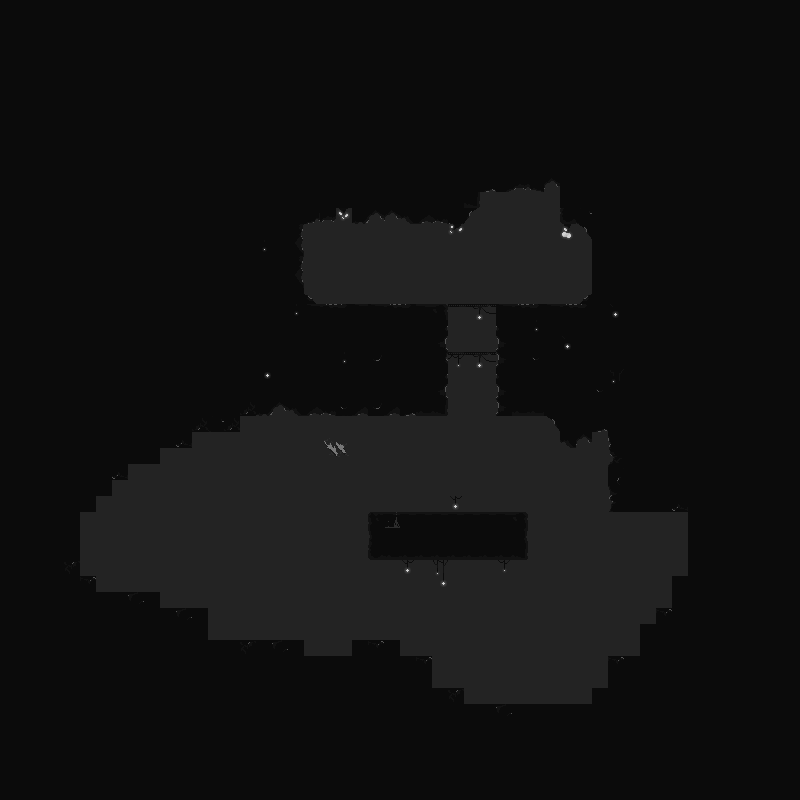

This is a level from a 2D game, rendered from its Tiled map with the project's own tilesets. A one-line summary and the map file follow, with tile-layer data summarised:
An orthogonal 50x50 tile map with 16x16 px tiles, 4 tile layers (background, first layer, walls, decorations), 2 tilesets and 31 objects (8x TOP, 8x BOT, 6x RIGHT, 4x LEFT, 2x PLATFORM, ...).

<map version="1.10" tiledversion="1.10.0" orientation="orthogonal" renderorder="right-down" width="50" height="50" tilewidth="16" tileheight="16" infinite="0" nextlayerid="11" nextobjectid="35">
 <tileset firstgid="1" name="dark" tilewidth="16" tileheight="16" tilecount="288" columns="18">
  <image source="DARK Edition Tileset No background.png" width="288" height="256" />
 </tileset>
 <tileset firstgid="289" name="darkbg" tilewidth="16" tileheight="16" tilecount="288" columns="18">
  <image source="DARK Edition Tileset with background.png" width="288" height="256" />
 </tileset>
 <layer id="5" name="background" width="50" height="50">
  <data>[2500 cells, 2500 non-empty, 2 distinct tile ids]</data>
 </layer>
 <layer id="6" name="first layer" width="50" height="50">
  <data>[2500 cells, 377 non-empty, 1 distinct tile ids]</data>
 </layer>
 <layer id="7" name="walls" width="50" height="50">
  <data>[2500 cells, 130 non-empty, 38 distinct tile ids]</data>
 </layer>
 <layer id="8" name="decorations" width="50" height="50">
  <data>[2500 cells, 30 non-empty, 19 distinct tile ids]</data>
 </layer>
 <objectgroup id="4" name="blocks">
  <object id="2" name="LEFT" x="0" y="190" width="78.3162" height="609" />
  <object id="3" name="TOP" x="0.956522" y="0.913044" width="607.333" height="188.887" />
  <object id="4" name="RIGHT" x="592.113" y="189.957" width="15.8867" height="241.75" />
  <object id="6" name="PLATFORM" x="448.079" y="304.191" width="48.2056" height="2.5" />
  <object id="7" name="BOT" x="79.0103" y="706.568" width="719.229" height="92.764" />
  <object id="8" name="PLATFORM" x="448.158" y="352.141" width="47.9447" height="2.33868" />
  <object id="9" name="RIGHT" x="368.513" y="515.027" width="12.8686" height="40.4735" />
  <object id="10" name="TOP" x="80.1591" y="189.943" width="384.545" height="32.7503" />
  <object id="11" name="RIGHT" x="610.117" y="0.583333" width="189.637" height="507.667" />
  <object id="12" name="TOP" x="560.111" y="189.966" width="31.8541" height="33.7787" />
  <object id="13" name="BOT" x="502.725" y="304.011" width="88.9519" height="51.5" />
  <object id="14" name="TOP" x="560.187" y="415.902" width="31.7345" height="26.6739" />
  <object id="15" name="LEFT" x="79.4321" y="221.864" width="223.319" height="82.375" />
  <object id="16" name="RIGHT" x="496.128" y="307.965" width="6.69105" height="107.878" />
  <object id="17" name="TOP" x="80.3065" y="353.516" width="359.909" height="62.4239" />
  <object id="18" name="BOT" x="440.619" y="304.293" width="7.34896" height="3.73777" />
  <object id="19" name="TOP" x="502.932" y="355.75" width="89.028" height="59.9022" />
  <object id="20" name="LEFT" x="440.459" y="308.079" width="7.51713" height="107.699" />
  <object id="21" name="BOT" x="368.473" y="512.218" width="158.956" height="2.64543" />
  <object id="22" name="LEFT" x="518.426" y="515.211" width="8.9773" height="40.5753" />
  <object id="23" name="TOP" x="368.306" y="556.233" width="159.323" height="2.9063" />
  <object id="24" name="BOT" x="80.138" y="304.218" width="360.474" height="49.2608" />
  <object id="25" name="BOT" x="496.326" y="304.1" width="6.31771" height="3.73777" />
  <object id="26" name="TOP" x="464.974" y="189.853" width="14.9409" height="17.4292" rotation="0.52935" />
  <object id="27" name="RIGHT" x="690.057" y="508.625" width="109.387" height="196.75" />
  <object id="28" name="RIGHT" x="609.807" y="656.125" width="79.887" height="48.25" />
  <object id="29" name="BOT" x="80.3855" y="658.618" width="350.229" height="46.264" />
  <object id="30" name="BOT" x="81.3855" y="640.868" width="225.729" height="17.264" />
 </objectgroup>
 <objectgroup id="9" name="spawns">
  <object id="31" name="SPAWN" x="423" y="501.25">
   <properties>
    <property name="duplicateIndex" value="0" />
    <property name="entityTypeIndex" value="2" />
   </properties>
  </object>
 </objectgroup>
 <objectgroup id="10" name="patrols">
  <object id="32" name="PATROL" x="378.25" y="501">
   <properties>
    <property name="duplicateIndex" value="0" />
    <property name="entityTypeIndex" value="2" />
    <property name="pathIndex" value="0" />
   </properties>
  </object>
  <object id="34" name="PATROL" x="518" y="502.75">
   <properties>
    <property name="duplicateIndex" value="0" />
    <property name="entityTypeIndex" value="2" />
    <property name="pathIndex" value="1" />
   </properties>
  </object>
 </objectgroup>
</map>
